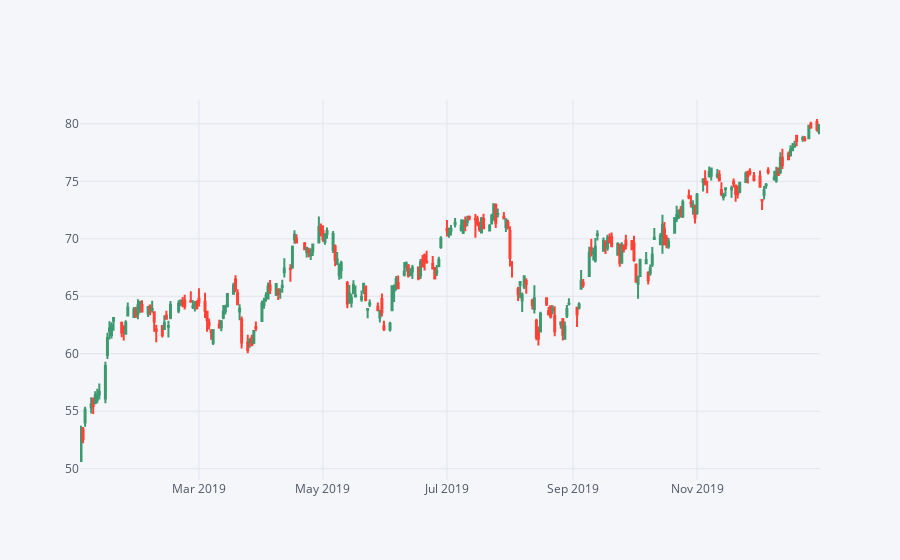

Notebook code cell kept with this figure:
### Code cell
c19 = C[['Open', 'High', 'Low', 'Close']].loc['2019-01-01':'2019-12-31']
c19.iplot(kind= 'candle')

### Figure 1 — Plotly figure (JSON) as saved in the notebook; plotly's stock layout.template omitted (floating-point values rounded to 4 significant figures; data arrays with more than 128 entries replaced by an {"elided": "..."} marker saying what was removed)
{"data": [{"close": {"elided": "252 float values"}, "high": {"elided": "252 float values"}, "low": {"elided": "252 float values"}, "open": {"elided": "252 float values"}, "showlegend": false, "type": "candlestick", "x": {"elided": "252 str values"}, "yaxis": "y2"}], "layout": {"legend": {"bgcolor": "#F5F6F9", "font": {"color": "#4D5663"}}, "paper_bgcolor": "#F5F6F9", "plot_bgcolor": "#F5F6F9", "title": {"font": {"color": "#4D5663"}}, "xaxis": {"gridcolor": "#E1E5ED", "rangeslider": {"visible": false}, "showgrid": true, "tickfont": {"color": "#4D5663"}, "title": {"font": {"color": "#4D5663"}, "text": ""}, "zerolinecolor": "#E1E5ED"}, "yaxis": {"gridcolor": "#E1E5ED", "showgrid": true, "showticklabels": false, "tickfont": {"color": "#4D5663"}, "title": {"font": {"color": "#4D5663"}, "text": ""}, "zerolinecolor": "#E1E5ED"}, "yaxis2": {"gridcolor": "#E1E5ED", "showgrid": true, "tickfont": {"color": "#4D5663"}, "title": {"font": {"color": "#4D5663"}, "text": ""}, "zerolinecolor": "#E1E5ED"}}}
